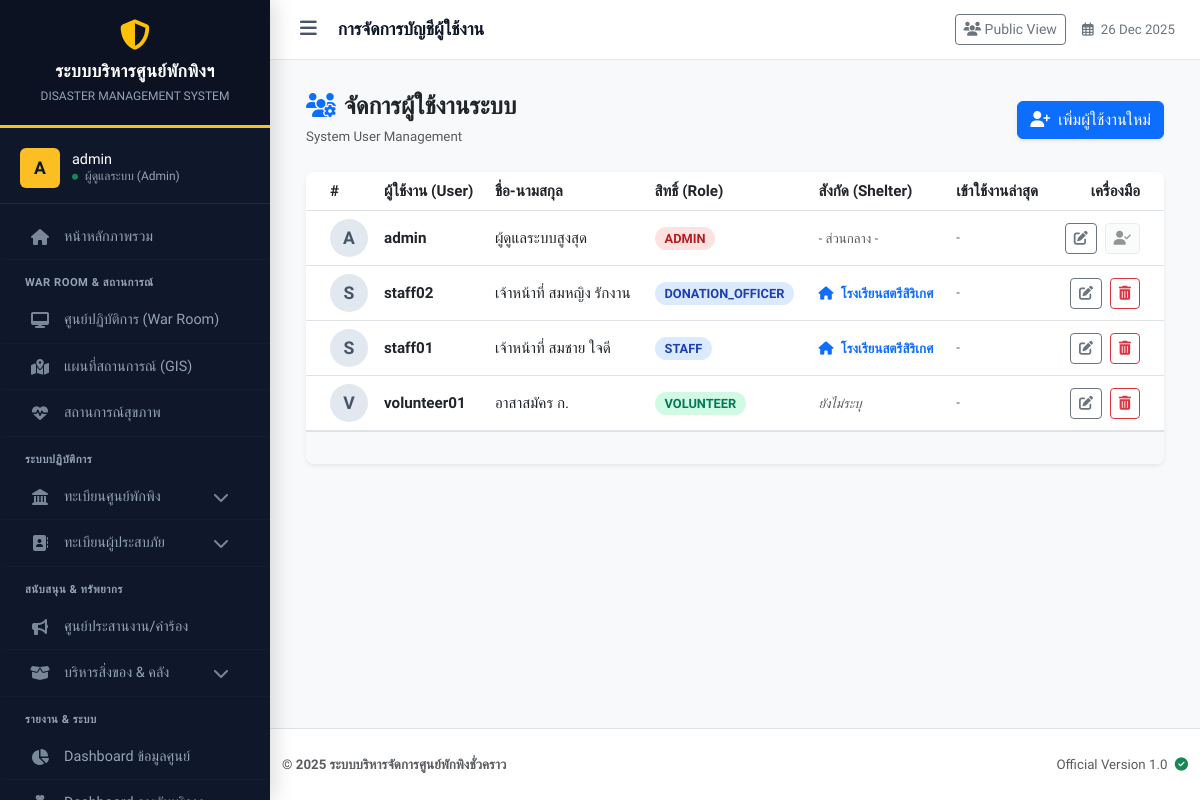
The page /user_list.php (signed in) on the database its author committed.
### tables this page shows
CREATE TABLE `users` (
  `id` int(11) NOT NULL,
  `username` varchar(50) NOT NULL COMMENT 'ชื่อผู้ใช้',
  `password` varchar(255) NOT NULL COMMENT 'รหัสผ่าน (Hashed)',
  `first_name` varchar(100) DEFAULT '',
  `last_name` varchar(100) DEFAULT '',
  `full_name` varchar(100) NOT NULL COMMENT 'ชื่อ-นามสกุล',
  `role` varchar(50) NOT NULL DEFAULT 'staff',
  `shelter_id` int(11) DEFAULT NULL COMMENT 'สังกัดศูนย์พักพิง',
  `created_at` timestamp NOT NULL DEFAULT current_timestamp(),
  `last_login` datetime DEFAULT NULL
);

CREATE TABLE `shelters` (
  `id` int(11) NOT NULL,
  `incident_id` int(11) NOT NULL COMMENT 'ผูกกับเหตุการณ์ไหน',
  `name` varchar(200) NOT NULL COMMENT 'ชื่อศูนย์',
  `location` text NOT NULL COMMENT 'ที่ตั้ง',
  `latitude` decimal(10,8) DEFAULT NULL,
  `longitude` decimal(11,8) DEFAULT NULL,
  `capacity` int(11) NOT NULL DEFAULT 0 COMMENT 'ความจุสูงสุด',
  `contact_phone` varchar(20) DEFAULT NULL,
  `status` enum('open','full','closed') NOT NULL DEFAULT 'open',
  `last_updated` datetime DEFAULT NULL
);

### user_list.php (the view, shortened to what this page needs)
<?php
require_once 'config/db.php';
$page = isset($_GET['page']) ? (int)$_GET['page'] : 1;
$limit = 20;
$offset = ($page - 1) * $limit;
try {
    $sql = "SELECT u.*, s.name as shelter_name
            FROM users u
            LEFT JOIN shelters s ON u.shelter_id = s.id
            ORDER BY u.role ASC, u.username ASC
            LIMIT $limit OFFSET $offset";
    $stmt = $pdo->query($sql);
    $users = $stmt->fetchAll();
} catch (PDOException $e) {
    $sql = "SELECT *, NULL as shelter_name FROM users ORDER BY role ASC LIMIT $limit OFFSET $offset";
    $stmt = $pdo->query($sql);
    $users = $stmt->fetchAll();
}
?>
<!DOCTYPE html>
<html lang="th">
<head>
</head>
<body class="bg-light">
<?php include 'includes/header.php'; ?>
<div class="container-fluid">
    <div class="d-flex justify-content-between align-items-center mb-4 pt-2">
        <div>
            <h4 class="fw-bold text-dark mb-1">
                <i class="fas fa-users-cog text-primary me-2"></i>จัดการผู้ใช้งานระบบ
            </h4>
            <span class="text-muted small">System User Management</span>
        </div>
        <button class="btn btn-primary shadow-sm" onclick="openModal('add')">
            <i class="fas fa-user-plus me-2"></i>เพิ่มผู้ใช้งานใหม่
        </button>
    </div>
    <div class="card border-0 shadow-sm rounded-3 overflow-hidden">
        <div class="card-body p-0">
            <div class="table-responsive">
                <table class="table table-hover align-middle mb-0 table-official">
                    <thead class="bg-light">
                        <tr>
                            <th class="ps-4" style="width: 50px;">#</th>
                            <th>ผู้ใช้งาน (User)</th>
                            <th>ชื่อ-นามสกุล</th>
                            <th>สิทธิ์ (Role)</th>
                            <th>สังกัด (Shelter)</th>
                            <th>เข้าใช้งานล่าสุด</th>
                            <th class="text-end pe-4">เครื่องมือ</th>
                        </tr>
                    </thead>
                    <tbody>
                        <?php foreach ($users as $index => $row): ?>
                        <tr>
                            <td class="ps-4">
                                <div class="avatar-circle">
                                    <?php echo strtoupper(substr($row['username'], 0, 1)); ?>
                                </div>
                            </td>
                            <td>
                                <div class="fw-bold text-dark"><?php echo htmlspecialchars($row['username']); ?></div>
                            </td>
                            <td><?php echo htmlspecialchars($row['full_name']); ?></td>
                            <td>
                                <?php
                                    $role_class = 'role-staff';
                                    if($row['role'] == 'admin') $role_class = 'role-admin';
                                    if($row['role'] == 'volunteer') $role_class = 'role-volunteer';
                                ?>
                                <span class="role-badge <?php echo $role_class; ?>">
                                    <?php echo ucfirst($row['role']); ?>
                                </span>
                            </td>
                            <td>
                                <?php if (!empty($row['shelter_name'])): ?>
                                    <span class="text-primary fw-bold small"><i class="fas fa-home me-1"></i> <?php echo htmlspecialchars($row['shelter_name']); ?></span>
                                <?php elseif ($row['role'] == 'admin'): ?>
                                    <span class="text-muted small">- ส่วนกลาง -</span>
                                <?php else: ?>
                                    <span class="text-muted small fst-italic text-danger">ยังไม่ระบุ</span>
                                <?php endif; ?>
                            </td>
                            <td class="text-muted small">
                                <?php echo $row['last_login'] ? date('d/m/Y H:i', strtotime($row['last_login'])) : '-'; ?>
                            </td>
                            <td class="text-end pe-4">
                                <button class="btn btn-sm btn-outline-secondary me-1"
                                        onclick='openModal("edit", <?php echo json_encode($row); ?>)'
                                        title="แก้ไข">
                                    <i class="fas fa-edit"></i>
                                </button>
                                <?php if($row['id'] !== $_SESSION['user_id']): ?>
                                    <button onclick="confirmDeleteUser(<?php echo $row['id']; ?>, '<?php echo htmlspecialchars($row['username']); ?>')" class="btn btn-sm btn-outline-danger" title="ลบ">
                                        <i class="fas fa-trash-alt"></i>
                                    </button>
                                <?php else: ?>
                                    <button class="btn btn-sm btn-light text-muted border" disabled><i class="fas fa-user-check"></i></button>
                                <?php endif; ?>
                            </td>
                        </tr>
                        <?php endforeach; ?>
                    </tbody>
                </table>
            </div>
            <div class="p-3 bg-light border-top">
            </div>
        </div>
    </div>
</div>
<?php include 'includes/footer.php'; ?>
</body>
</html>

### user_list.php (style rules this page uses)
.role-badge { font-size: 0.8rem; padding: 4px 10px; border-radius: 20px; font-weight: 600; text-transform: uppercase; }
.role-admin { background-color: #fee2e2; color: #b91c1c; }
.role-staff { background-color: #dbeafe; color: #1e40af; }
.role-volunteer { background-color: #d1fae5; color: #047857; }
.avatar-circle { width: 38px; height: 38px; background-color: #e2e8f0; color: #475569; border-radius: 50%; display: flex; align-items: center; justify-content: center; font-weight: bold; font-size: 1.1rem; }

### includes/header.php (style rules this page uses)
:root { --sidebar-width: 270px; --header-height: 60px; --nav-bg: #0f172a; --nav-hover: #1e293b; --active-gold: #fbbf24; --text-main: #f1f5f9; --text-muted: #94a3b8; --body-bg: #f8fafc; --border-color: rgba(255,255,255,0.08); }
body { font-family: 'Prompt', sans-serif; background-color: var(--body-bg); color: #334155; overflow-x: hidden; font-size: 0.95rem; }

### rows shown on the page
users: username "A", username "admin", full_name "ผู้ดูแลระบบสูงสุด", role "ADMIN", shows "- ส่วนกลาง -"
users: username "S", username "staff02", full_name "เจ้าหน้าที่ สมหญิง รักงาน", role "DONATION_OFFICER", shelter.name "โรงเรียนสตรีสิริเกศ"
users: username "S", username "staff01", full_name "เจ้าหน้าที่ สมชาย ใจดี", role "STAFF", shelter.name "โรงเรียนสตรีสิริเกศ"
users: username "V", username "volunteer01", full_name "อาสาสมัคร ก.", role "VOLUNTEER", shows "ยังไม่ระบุ"

### other values the page prints
substr($_SESSION['username'] ?? 'U', 0, 1) "A"
$_SESSION['username'] "admin"
